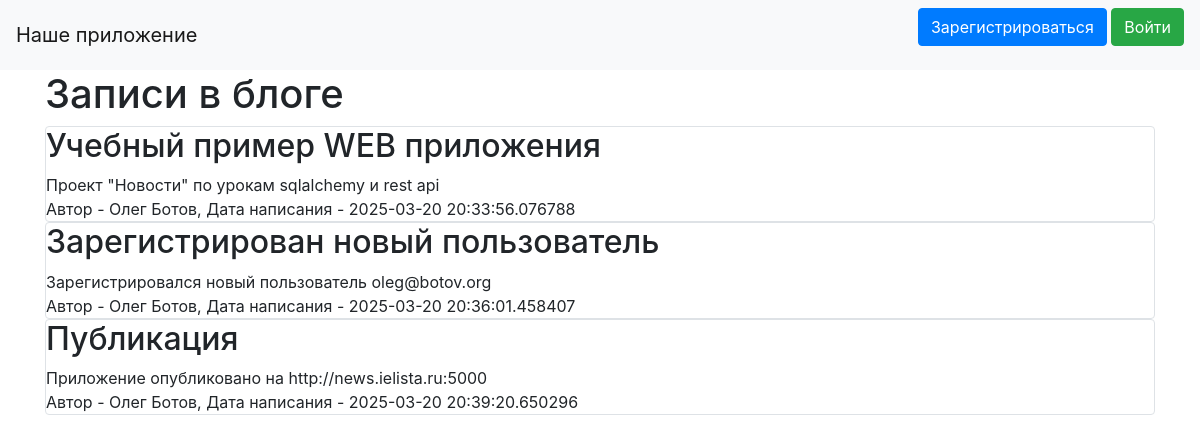
Before: / with the older database file.
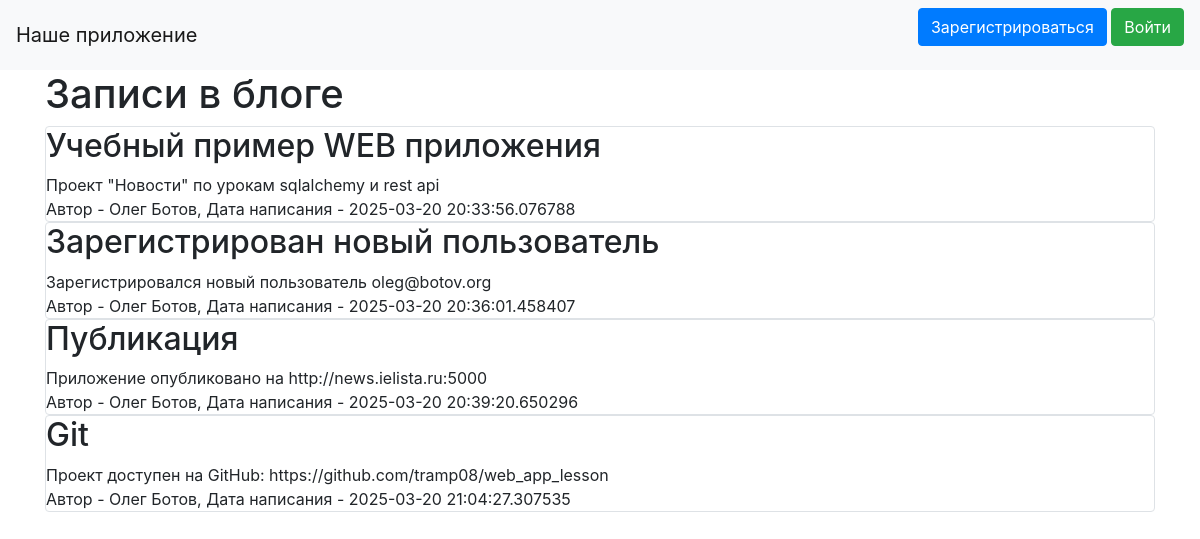
After: the same page with the newer database file.
### data/news.py (models this page shows)
class News(SqlAlchemyBase, UserMixin, SerializerMixin):
    __tablename__ = 'news'
    id = sqlalchemy.Column(sqlalchemy.Integer, primary_key=True, autoincrement=True)
    title = sqlalchemy.Column(sqlalchemy.String, nullable=True)
    content = sqlalchemy.Column(sqlalchemy.String, nullable=True)
    created_date = sqlalchemy.Column(sqlalchemy.DateTime, default=datetime.datetime.now)
    is_private = sqlalchemy.Column(sqlalchemy.Boolean, default=True)
    is_published = sqlalchemy.Column(sqlalchemy.Boolean, default=True)
    user_id = sqlalchemy.Column(sqlalchemy.Integer, sqlalchemy.ForeignKey("users.id"))
    user = orm.relationship('User')

### data/users.py (models this page shows, shortened)
class User(SqlAlchemyBase, UserMixin, SerializerMixin):
    __tablename__ = 'users'
    id = sqlalchemy.Column(sqlalchemy.Integer, primary_key=True, autoincrement=True)
    name = sqlalchemy.Column(sqlalchemy.String, nullable=True)
    about = sqlalchemy.Column(sqlalchemy.String, nullable=True)
    email = sqlalchemy.Column(sqlalchemy.String, index=True, unique=True, nullable=True)
    hashed_password = sqlalchemy.Column(sqlalchemy.String, nullable=True)
    created_date = sqlalchemy.Column(sqlalchemy.DateTime, default=datetime.datetime.now)
    news = orm.relationship("News", back_populates='user')

### main.py (the view)
@app.route("/")
def index():
    db_sess = db_session.create_session()
    if current_user.is_authenticated:
        news = db_sess.query(News).filter((News.user == current_user) | (News.is_private != True))
    else:
        news = db_sess.query(News).filter(News.is_private != True)
    return render_template("index.html", news=news)

### data/db_session.py (called while the page is built)
def create_session() -> Session:
    global __factory
    return __factory()

### templates/index.html (shortened to what this page needs)
{% extends "base.html" %}
{% block content %}
    <h1>Записи в блоге</h1>
    {% for item in news %}
        <div class="col-md6 border rounded">
            <h2>{{ item.title }}</h2>
            <div>
                {{ item.content }}
            </div>
            <div>
                Автор - {{ item.user.name }}, Дата написания - {{ item.created_date }}
            </div>
        </div>
    {% endfor %}
{% endblock %}

### templates/base.html (shortened to what this page needs)
<!doctype html>
<html lang="en">
<head>
    <link rel="stylesheet"
          href="https://stackpath.bootstrapcdn.com/bootstrap/4.4.1/css/bootstrap.min.css"
>
</head>
<body>
<header>
    <nav class="navbar navbar-light bg-light">
        <a class="navbar-brand" href="#">Наше приложение</a>
        {% if current_user.is_authenticated %}
            <a class="navbar-brand" href="/logout">{{ current_user.name }}</a>
        {% else %}
            <p>
                <a class="btn btn-primary " href="/register">Зарегистрироваться</a>
                <a class="btn btn-success" href="/login">Войти</a>
            </p>
        {% endif %}
    </nav>
</header>
<main role="main" class="container">
    {% block content %}{% endblock %}
</main>
</body>
</html>

Changed rows visible on the page:
added News: title "Git", content "Проект доступен на GitHub: https://github.com/tramp08/web_app_lesson", user.name "Олег Ботов", created_date "2025-03-20 21:04:27.307535"
